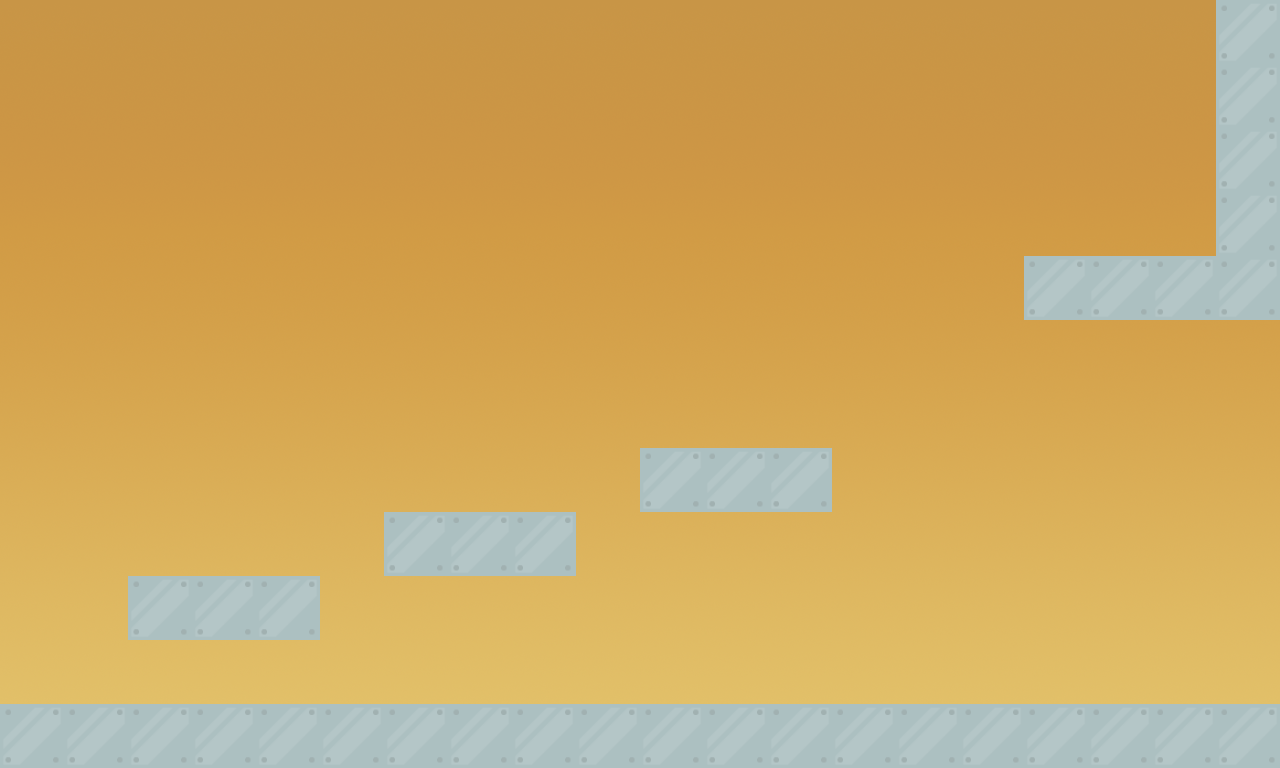

This game map was drawn from its Tiled (.tmx) file and the tilesets committed beside it. A one-line description and the full map source follow:
An orthogonal 20x12 tile map with 64x64 px tiles, 2 tile layers (level, GameElement), 1 image layer and 6 objects.

<map version="1.0" orientation="orthogonal" renderorder="right-down" width="20" height="12" tilewidth="64" tileheight="64" nextobjectid="8">
 <tileset firstgid="1" name="level_tileset" tilewidth="64" tileheight="64" tilecount="1" columns="1">
  <image source="../assets/Tiles/level_tileset.png" trans="ff00ff" width="64" height="64" />
 </tileset>
 <imagelayer name="bg">
  <image source="../assets/BG/Sky/sky_lightgold.png" width="1280" height="768" />
 </imagelayer>
 <layer name="level" width="20" height="12">
  <data encoding="csv">
0,0,0,0,0,0,0,0,0,0,0,0,0,0,0,0,0,0,0,1,
0,0,0,0,0,0,0,0,0,0,0,0,0,0,0,0,0,0,0,1,
0,0,0,0,0,0,0,0,0,0,0,0,0,0,0,0,0,0,0,1,
0,0,0,0,0,0,0,0,0,0,0,0,0,0,0,0,0,0,0,1,
0,0,0,0,0,0,0,0,0,0,0,0,0,0,0,0,1,1,1,1,
0,0,0,0,0,0,0,0,0,0,0,0,0,0,0,0,0,0,0,0,
0,0,0,0,0,0,0,0,0,0,0,0,0,0,0,0,0,0,0,0,
0,0,0,0,0,0,0,0,0,0,1,1,1,0,0,0,0,0,0,0,
0,0,0,0,0,0,1,1,1,0,0,0,0,0,0,0,0,0,0,0,
0,0,1,1,1,0,0,0,0,0,0,0,0,0,0,0,0,0,0,0,
0,0,0,0,0,0,0,0,0,0,0,0,0,0,0,0,0,0,0,0,
1,1,1,1,1,1,1,1,1,1,1,1,1,1,1,1,1,1,1,1
</data>
 </layer>
 <objectgroup name="objects">
  <object id="1" x="1.33333" y="708" width="1278.67" height="61.3333" />
  <object id="2" x="125.333" y="577.333" width="194.667" height="64" />
  <object id="3" x="386.667" y="510.667" width="190.667" height="62.6667" />
  <object id="4" x="642.667" y="449.333" width="186.667" height="62.6667" />
  <object id="6" x="1026.67" y="254.667" width="250.667" height="65.3333" />
  <object id="7" x="1217.33" y="-1.33333" width="61.3333" height="252" />
 </objectgroup>
 <layer name="GameElement" width="20" height="12">
  <data encoding="csv">
0,0,0,0,0,0,0,0,0,0,0,0,0,0,0,0,0,0,0,0,
0,0,0,0,0,0,0,0,0,0,0,0,0,0,0,0,0,0,0,0,
0,0,0,0,0,0,0,0,0,0,0,0,0,0,0,0,0,0,0,0,
0,0,0,0,0,0,0,0,0,0,0,0,0,0,0,0,0,0,0,0,
0,0,0,0,0,0,0,0,0,0,0,0,0,0,0,0,0,0,0,0,
0,0,0,0,0,0,0,0,0,0,0,0,0,0,0,0,0,0,0,0,
0,0,0,0,0,0,0,0,0,0,0,0,0,0,0,0,0,0,0,0,
0,0,0,0,0,0,0,0,0,0,0,0,0,0,0,0,0,0,0,0,
0,0,0,0,0,0,0,0,0,0,0,0,0,0,0,0,0,0,0,0,
0,0,0,0,0,0,0,0,0,0,0,0,0,0,0,0,0,0,0,0,
0,0,0,0,0,0,0,0,0,0,0,0,0,0,0,0,0,0,0,0,
0,0,0,0,0,0,0,0,0,0,0,0,0,0,0,0,0,0,0,0
</data>
 </layer>
</map>
